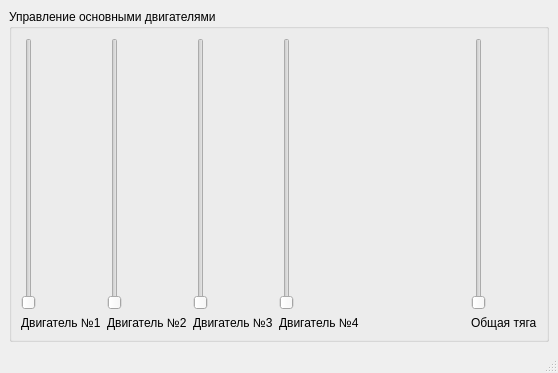
<?xml version="1.0" encoding="UTF-8"?>
<ui version="4.0">
 <class>MainWindow</class>
 <widget class="QMainWindow" name="MainWindow">
  <property name="geometry">
   <rect>
    <x>0</x>
    <y>0</y>
    <width>558</width>
    <height>373</height>
   </rect>
  </property>
  <property name="windowTitle">
   <string>MainWindow</string>
  </property>
  <widget class="QWidget" name="centralwidget">
   <layout class="QHBoxLayout" name="horizontalLayout_3">
    <item>
     <widget class="QGroupBox" name="groupBox">
      <property name="title">
       <string>Управление основными двигателями</string>
      </property>
      <layout class="QHBoxLayout" name="horizontalLayout_2">
       <item>
        <layout class="QVBoxLayout" name="verticalLayout">
         <item>
          <widget class="QSlider" name="verticalSlider">
           <property name="whatsThis">
            <string/>
           </property>
           <property name="orientation">
            <enum>Qt::Orientation::Vertical</enum>
           </property>
           <property name="invertedAppearance">
            <bool>false</bool>
           </property>
           <property name="invertedControls">
            <bool>false</bool>
           </property>
           <property name="tickPosition">
            <enum>QSlider::TickPosition::NoTicks</enum>
           </property>
          </widget>
         </item>
         <item>
          <widget class="QLabel" name="label">
           <property name="text">
            <string>Двигатель №1</string>
           </property>
          </widget>
         </item>
        </layout>
       </item>
       <item>
        <layout class="QVBoxLayout" name="verticalLayout_2">
         <item>
          <widget class="QSlider" name="verticalSlider_2">
           <property name="orientation">
            <enum>Qt::Orientation::Vertical</enum>
           </property>
          </widget>
         </item>
         <item>
          <widget class="QLabel" name="label_2">
           <property name="text">
            <string>Двигатель №2</string>
           </property>
          </widget>
         </item>
        </layout>
       </item>
       <item>
        <layout class="QVBoxLayout" name="verticalLayout_3">
         <item>
          <widget class="QSlider" name="verticalSlider_3">
           <property name="orientation">
            <enum>Qt::Orientation::Vertical</enum>
           </property>
          </widget>
         </item>
         <item>
          <widget class="QLabel" name="label_3">
           <property name="text">
            <string>Двигатель №3</string>
           </property>
          </widget>
         </item>
        </layout>
       </item>
       <item>
        <layout class="QVBoxLayout" name="verticalLayout_4">
         <item>
          <widget class="QSlider" name="verticalSlider_4">
           <property name="orientation">
            <enum>Qt::Orientation::Vertical</enum>
           </property>
          </widget>
         </item>
         <item>
          <widget class="QLabel" name="label_4">
           <property name="text">
            <string>Двигатель №4</string>
           </property>
          </widget>
         </item>
        </layout>
       </item>
       <item>
        <layout class="QHBoxLayout" name="horizontalLayout">
         <item>
          <spacer name="horizontalSpacer">
           <property name="orientation">
            <enum>Qt::Orientation::Horizontal</enum>
           </property>
           <property name="sizeType">
            <enum>QSizePolicy::Policy::Expanding</enum>
           </property>
           <property name="sizeHint" stdset="0">
            <size>
             <width>40</width>
             <height>20</height>
            </size>
           </property>
          </spacer>
         </item>
         <item>
          <layout class="QVBoxLayout" name="verticalLayout_5">
           <item>
            <widget class="QSlider" name="verticalSlider_5">
             <property name="layoutDirection">
              <enum>Qt::LayoutDirection::LeftToRight</enum>
             </property>
             <property name="orientation">
              <enum>Qt::Orientation::Vertical</enum>
             </property>
            </widget>
           </item>
           <item>
            <widget class="QLabel" name="label_5">
             <property name="text">
              <string>Общая тяга</string>
             </property>
            </widget>
           </item>
          </layout>
         </item>
        </layout>
       </item>
      </layout>
     </widget>
    </item>
   </layout>
  </widget>
  <widget class="QMenuBar" name="menubar">
   <property name="geometry">
    <rect>
     <x>0</x>
     <y>0</y>
     <width>558</width>
     <height>22</height>
    </rect>
   </property>
  </widget>
  <widget class="QStatusBar" name="statusbar"/>
 </widget>
 <resources/>
 <connections/>
</ui>
